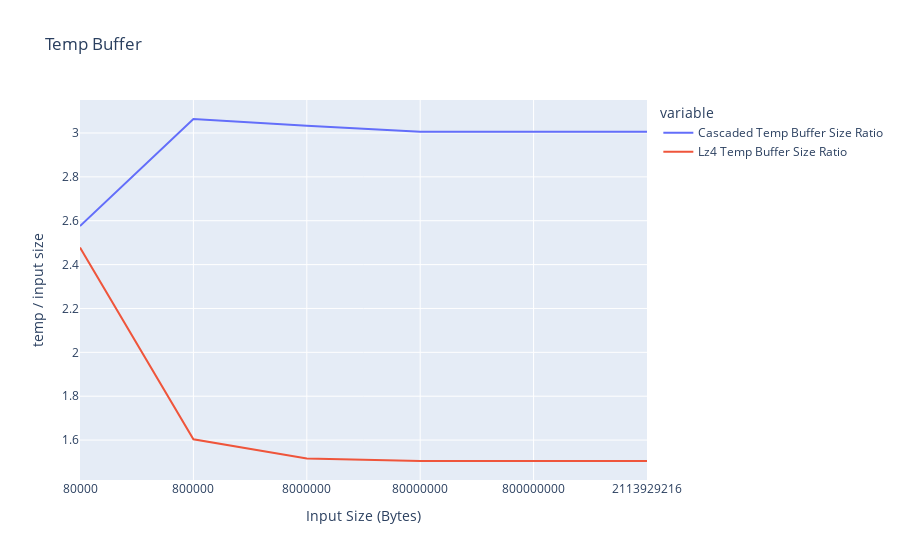

Notebook cell for this chart:
### Code cell
import plotly.express as px
fig = px.line(df[3:], x='Input Size (Bytes)',
              y=['Cascaded Temp Buffer Size Ratio', 'Lz4 Temp Buffer Size Ratio'],
              labels={'value': 'temp / input size'},
              title="Temp Buffer")
fig.update_xaxes(type='category')
fig.show()

### Figure 1 — Plotly figure (JSON) as saved in the notebook; plotly's stock layout.template omitted (floating-point values rounded to 4 significant figures)
{"data": [{"hovertemplate": "variable=Cascaded Temp Buffer Size Ratio<br>Input Size (Bytes)=%{x}<br>temp / input size=%{y}<extra></extra>", "legendgroup": "Cascaded Temp Buffer Size Ratio", "line": {"color": "#636efa", "dash": "solid"}, "marker": {"symbol": "circle"}, "mode": "lines", "name": "Cascaded Temp Buffer Size Ratio", "orientation": "v", "showlegend": true, "type": "scatter", "x": [80000, 800000, 8000000, 80000000, 800000000, 2113929216], "xaxis": "x", "y": [2.576, 3.064, 3.033, 3.005, 3.005, 3.005], "yaxis": "y"}, {"hovertemplate": "variable=Lz4 Temp Buffer Size Ratio<br>Input Size (Bytes)=%{x}<br>temp / input size=%{y}<extra></extra>", "legendgroup": "Lz4 Temp Buffer Size Ratio", "line": {"color": "#EF553B", "dash": "solid"}, "marker": {"symbol": "circle"}, "mode": "lines", "name": "Lz4 Temp Buffer Size Ratio", "orientation": "v", "showlegend": true, "type": "scatter", "x": [80000, 800000, 8000000, 80000000, 800000000, 2113929216], "xaxis": "x", "y": [2.478, 1.604, 1.516, 1.505, 1.505, 1.505], "yaxis": "y"}], "layout": {"autosize": true, "legend": {"title": {"text": "variable"}, "tracegroupgap": 0}, "title": {"text": "Temp Buffer"}, "xaxis": {"anchor": "y", "autorange": true, "domain": [0, 1], "range": [0, 5], "title": {"text": "Input Size (Bytes)"}, "type": "category"}, "yaxis": {"anchor": "x", "autorange": true, "domain": [0, 1], "range": [1.418, 3.15], "title": {"text": "temp / input size"}, "type": "linear"}}}
